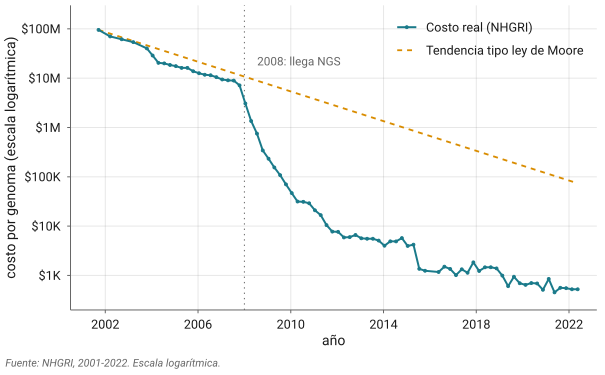

Source code (R):
## Fig. @fig-costos (Sesión 01, § El diluvio de datos) — Costo de secuenciar un
## genoma humano contra una tendencia tipo ley de Moore. Eje Y logarítmico: el
## punto es el quiebre de 2008, cuando la curva real se despega de Moore.
##
## Sin título dentro del SVG: el caption vive en el .qmd.
##
## Regenerar:  Rscript figuras/sesion01/costo-secuenciacion.R

# `estilo.R` vive en figuras/, un nivel arriba: se ubica este script para que
# `Rscript figuras/sesion01/<script>.R` corra desde la raíz del repo.
.ubicar <- function() {
  # Si el script se corrió con source() (RStudio, o desde otro script), el path
  # correcto es el `ofile` que source() deja en su frame. Se busca ESO primero:
  # commandArgs("--file=") apuntaría al script de AFUERA, no a éste.
  for (i in rev(seq_len(sys.nframe()))) {   # de adentro hacia afuera
    o <- sys.frame(i)$ofile
    if (!is.null(o)) return(normalizePath(o, winslash = "/"))
  }
  a <- grep("^--file=", commandArgs(trailingOnly = FALSE), value = TRUE)
  if (length(a)) return(normalizePath(sub("^--file=", "", a[1]), winslash = "/"))
  stop("no se pudo ubicar el script: correr con Rscript o con source()")
}
source(file.path(dirname(dirname(.ubicar())), "estilo.R"))

# --- Datos -----------------------------------------------------------------
# Fuente: NHGRI, "DNA Sequencing Costs: Data", serie "Cost per Genome".
# https://www.genome.gov/about-genomics/fact-sheets/DNA-Sequencing-Costs-Data
# Archivo oficial: Sequencing_Cost_Data_Table_May2022.xls (descargado 2026-08-03).
# Es la serie completa publicada, no un muestreo: 78 puntos, sep-2001 a may-2022.
COSTO_GENOMA <- data.frame(
  anio = c(
    2001, 2002, 2002, 2003, 2003, 2004, 2004, 2004, 2004, 2005, 2005, 2005,
    2005, 2006, 2006, 2006, 2006, 2007, 2007, 2007, 2007, 2008, 2008, 2008,
    2008, 2009, 2009, 2009, 2009, 2010, 2010, 2010, 2010, 2011, 2011, 2011,
    2011, 2012, 2012, 2012, 2012, 2013, 2013, 2013, 2013, 2014, 2014, 2014,
    2014, 2015, 2015, 2015, 2015, 2016, 2016, 2016, 2017, 2017, 2017, 2017,
    2018, 2018, 2018, 2018, 2019, 2019, 2019, 2019, 2020, 2020, 2020, 2020,
    2021, 2021, 2021, 2021, 2022, 2022),
  mes = c(
     9,  3,  9,  3, 10,  1,  4,  7, 10,  1,  4,  7,
    10,  1,  4,  7, 10,  1,  4,  7, 10,  1,  4,  7,
    10,  1,  4,  7, 10,  1,  4,  7, 10,  1,  4,  7,
    10,  1,  4,  7, 10,  1,  4,  7, 10,  1,  4,  7,
    10,  1,  4,  7, 10,  5,  8, 11,  2,  5,  8, 11,
     2,  5,  8, 11,  2,  5,  8, 11,  2,  5,  8, 11,
     2,  5,  8, 11,  2,  5),
  usd = c(
       95263071.92,    70175437.42,    61448421.50,    53751684.08,    40157554.23,    28780376.21,
       20442576.14,    19934345.74,    18519312.16,    17534969.56,    16159699.44,    16180224.10,
       13801124.19,    12585658.90,    11732534.52,    11455315.22,    10474556.36,     9408738.91,
        9047002.97,     8927342.14,     7147571.39,     3063819.99,     1352982.23,      752079.90,
         342502.06,      232735.44,      154713.60,      108065.14,       70333.33,       46774.27,
          31512.04,       31124.96,       29091.73,       20962.78,       16712.01,       10496.93,
           7743.44,        7666.22,        5901.29,        5984.72,        6618.35,        5671.35,
           5550.26,        5550.26,        5096.08,        4008.11,        4920.50,        4904.85,
           5730.89,        3969.84,        4210.79,        1363.24,        1245.31,        1175.74,
           1507.77,        1355.79,        1015.38,        1333.40,        1133.96,        1844.08,
           1232.28,        1463.13,        1467.28,        1391.68,         993.14,         606.32,
            942.15,         695.37,         644.62,         701.56,         688.57,         511.97,
            850.84,         454.05,         562.18,         552.20,         524.62,         524.62)
)

# Anclas de verificación (si al regenerar estos números no cuadran, la serie
# de arriba se desactualizó o se leyó mal). Comprobadas contra el .xls oficial.
ANCLA_2001     <- 95263072   # sep-2001, primer punto de la serie
ANCLA_2008_ENE <- 3063820    # ene-2008, justo antes del desplome
ANCLA_2022     <- 525        # may-2022, último punto publicado (524.62)
# Referencia externa, NO del NHGRI y no graficada: Illumina anunció en 2023 el
# cruce del umbral de ~200 USD por genoma. El capítulo la cita en prosa.

ANIO_NGS      <- 2008        # llegada de la NGS: el quiebre de la curva
PERIODO_MOORE <- 2           # la ley de Moore dobla cada ~2 años


construir <- function() {
  d <- transform(COSTO_GENOMA, x = a_fraccion(anio, mes))

  # Tendencia tipo ley de Moore: parte del mismo costo inicial y se divide a la
  # mitad cada dos años. No es un dato, es la referencia contra la que se
  # compara; por eso va punteada.
  x0 <- d$x[1]; y0 <- d$usd[1]
  moore <- data.frame(x = seq(x0, d$x[nrow(d)], length.out = 200))
  moore$usd <- y0 * 0.5 ^ ((moore$x - x0) / PERIODO_MOORE)

  ggplot(mapping = aes(x = x, y = usd)) +
    geom_vline(xintercept = ANIO_NGS, colour = GRIS, linewidth = 0.35,
               linetype = "dotted") +
    annotate("text", x = ANIO_NGS + 0.55, y = 2.2e7, label = "2008: llega NGS",
             hjust = 0, vjust = 0.5, size = 3.1, colour = GRIS) +
    geom_line(data = moore, aes(colour = "Tendencia tipo ley de Moore"),
              linewidth = 0.65, linetype = "22") +
    geom_line(data = d, aes(colour = "Costo real (NHGRI)"), linewidth = 0.7) +
    geom_point(data = d, aes(colour = "Costo real (NHGRI)"), size = 0.7) +
    scale_colour_manual(
      values = c("Costo real (NHGRI)" = TEAL,
                 "Tendencia tipo ley de Moore" = AMBAR),
      breaks = c("Costo real (NHGRI)", "Tendencia tipo ley de Moore")) +
    scale_y_log10(breaks = 10 ^ (2:8), labels = fmt_dolar,
                  limits = c(200, 3e8), expand = expansion(0)) +
    scale_x_continuous(breaks = seq(2002, 2022, 4), limits = c(2000.5, 2023.2),
                       expand = expansion(0)) +
    labs(x = "año", y = "costo por genoma (escala logarítmica)",
         caption = "Fuente: NHGRI, 2001-2022. Escala logarítmica.") +
    tema_lgc() +
    theme(legend.position = "inside",
          legend.position.inside = c(0.99, 0.99),
          legend.justification = c(1, 1),
          legend.key.width = unit(18, "pt"))
}


if (!interactive()) {
  # Verificación de las anclas: barata y atrapa una serie mal pegada.
  stopifnot(
    round(COSTO_GENOMA$usd[1]) == ANCLA_2001,
    round(COSTO_GENOMA$usd[nrow(COSTO_GENOMA)]) == ANCLA_2022
  )
  caida <- COSTO_GENOMA$usd[1] / COSTO_GENOMA$usd[nrow(COSTO_GENOMA)]
  message(sprintf("  puntos NHGRI: %d", nrow(COSTO_GENOMA)))
  message(sprintf("  caída total: %sx  (%s -> %.2f USD)",
                  format(round(caida), big.mark = ","),
                  format(COSTO_GENOMA$usd[1], big.mark = ",", scientific = FALSE),
                  COSTO_GENOMA$usd[nrow(COSTO_GENOMA)]))
  guardar(construir(), "costo-secuenciacion", subdir = "sesion01")
}
